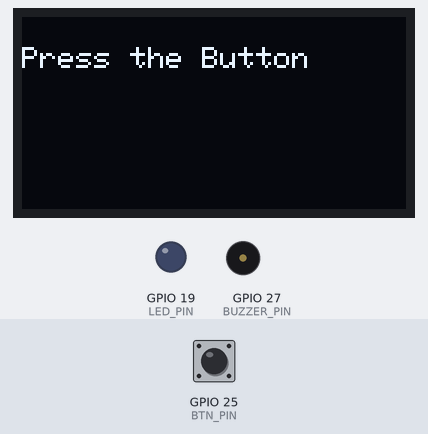
Recording of a program running on a simulated ESP32. Parts: 128×64 one-colour display, output pins drawn as LEDs (lit = HIGH), buzzer (waves = sounding). Inputs (shaded band) come from the test bench; at power-on: GPIO 25 (BTN_PIN) HIGH.

Above: at 1.2 s.
1.3 s: GPIO 25 (BTN_PIN) pulled LOW for 3.2 s
At 5.5 s:
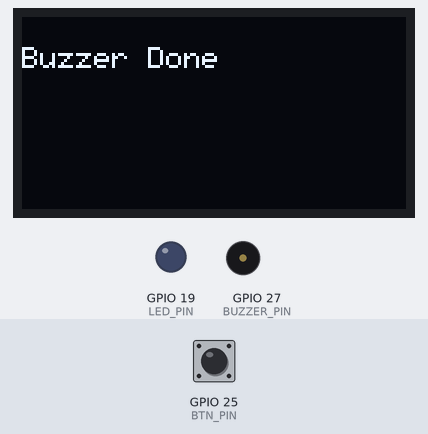
6.0 s: GPIO 25 (BTN_PIN) pulled LOW for 0.15 s
At 6.5 s:
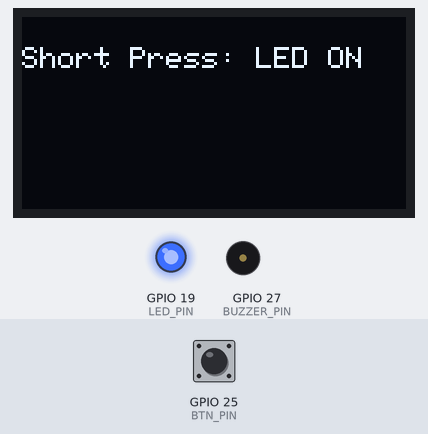
7.6 s: GPIO 25 (BTN_PIN) pulled LOW for 1 s
At 8.9 s:
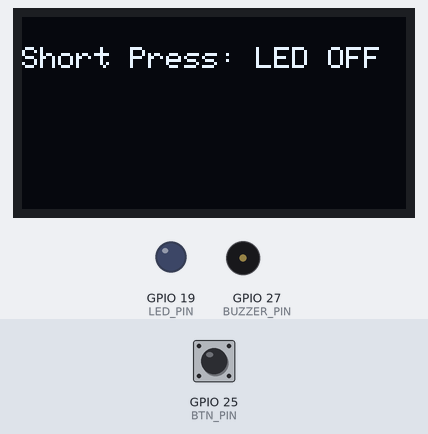
Timing chart, 0 to 10.6 s (numbered marks = the images above; inputs shaded):
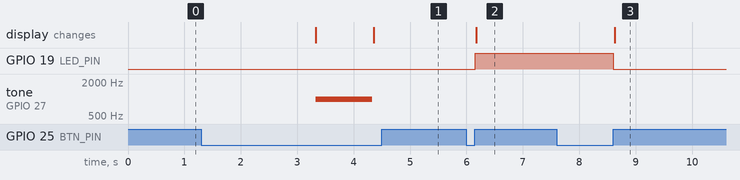

Measured:
- after the input at 1.3 s, tone on GPIO 27 (BUZZER_PIN): silent → 1000 Hz after 2.0 s, → silent 1.0 s later; the display: first changes after 2.0 s (image 1 shows a later state)
- after the input at 6.0 s, GPIO 19 (LED_PIN): LOW → HIGH after 0.15 s; the display: changes after 0.18 s (image 2)
- after the input at 7.6 s, GPIO 19 (LED_PIN): HIGH → LOW after 1.0 s; the display: changes after 1.0 s (image 3)

The program:

main.cpp
```cpp
// Name: Muhammad Umair
// Roll no: 23-NTU-CS-1054

#include <Wire.h>
#include <Adafruit_GFX.h>
#include <Adafruit_SSD1306.h>

// --- OLED setup ---
#define SCREEN_WIDTH 128
#define SCREEN_HEIGHT 64
Adafruit_SSD1306 oled(SCREEN_WIDTH, SCREEN_HEIGHT, &Wire, -1);

// --- GPIO pin configuration ---
#define LED_PIN 19        // Blue LED pin
#define BTN_PIN 25        // Button pin
#define BUZZER_PIN 27     // Buzzer pin

// --- State variables ---
bool ledOn = false;               // Tracks LED state
unsigned long btnPressTime = 0;   // Stores time when button was pressed
bool btnActive = false;           // Tracks if button is currently pressed
bool isLongPress = false;         // Tracks if press was long

const unsigned long LONG_PRESS_DELAY = 2000; // Long press threshold (2 sec)

// --- OLED message display function ---
void showText(const char* text) {
  oled.clearDisplay();            // Clear previous text
  oled.setTextSize(1);            // Set text size
  oled.setTextColor(SSD1306_WHITE); // Set text color
  oled.setCursor(0, 10);          // Set text position
  oled.println(text);             // Print message
  oled.display();                 // Refresh display
}

void setup() {
  Serial.begin(115200);           // Start serial communication

  // Initialize GPIO pins
  pinMode(LED_PIN, OUTPUT);
  pinMode(BUZZER_PIN, OUTPUT);
  pinMode(BTN_PIN, INPUT_PULLUP); // Internal pull-up for stable input

  // Initialize OLED display
  if (!oled.begin(SSD1306_SWITCHCAPVCC, 0x3C)) {
    Serial.println("OLED not found!");
    while (true); // Stop program if OLED not detected
  }

  showText("Press the Button");   // Initial message on OLED
}

void loop() {
  bool btnState = digitalRead(BTN_PIN); // Read current button state

  // --- Detect button press (transition from HIGH to LOW) ---
  if (btnState == LOW && !btnActive) {
    btnActive = true;                  // Mark button as pressed
    btnPressTime = millis();           // Record press time
    isLongPress = false;               // Reset long press flag
  }

  // --- Detect long press ---
  if (btnState == LOW && btnActive) {
    // Check if button held for more than 2 seconds
    if (millis() - btnPressTime > LONG_PRESS_DELAY) {
      showText("Long Press: Buzzer ON"); // Notify on display

      tone(BUZZER_PIN, 1000);           // Activate buzzer at 1 kHz
      delay(1000);                      // Hold buzzer for 1 sec
      noTone(BUZZER_PIN);               // Turn buzzer off

      showText("Buzzer Done");          // Show completion message
      delay(300);
      isLongPress = true;               // Mark as long press handled
    }
  }

  // --- Detect short press (button release before long press) ---
  if (btnState == HIGH && btnActive) {
    if (!isLongPress) {
      ledOn = !ledOn;                   // Toggle LED state
      digitalWrite(LED_PIN, ledOn);     // Apply new LED state

      // Update OLED with LED status
      showText(ledOn ? "Short Press: LED ON" : "Short Press: LED OFF");
    }

    btnActive = false;                  // Reset button flag
    delay(100);                         // Debounce delay
  }
}
```
